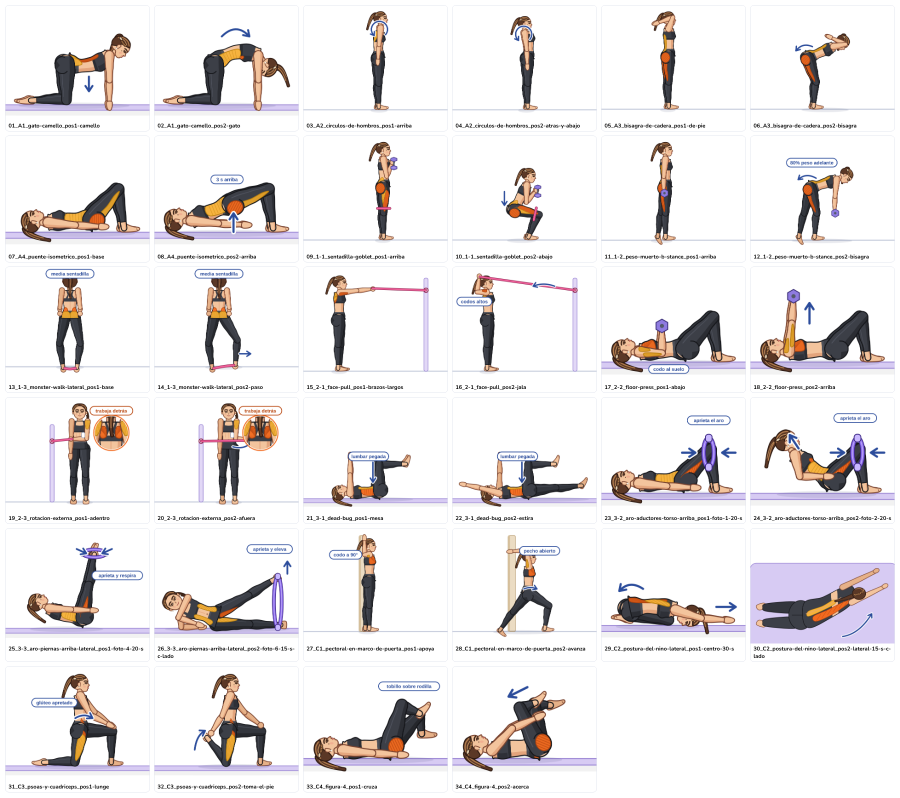
#> input picture project/references/legacy-pose-contact-sheet.png, 1800 x 1595 px, given in place of 9b4187ca-image.jpg, which was not available (shown at 1/2 size)
$ python split_panels.py out.png
#> lines starting #> are read from the running program, lines starting #| are printed output that depends on the picture; after the words box and inside, x2 and y2 are one past the last pixel; in counts of white or black regions, pixels touching at a corner belong together
import numpy as np, os, sys
from PIL import Image
U='/root/.claude/uploads/36549b73-3a22-5657-ba96-3ce441154ccf/'
G='/tmp/claude-0/-home-user-santiago-larrain/36549b73-3a22-5657-ba96-3ce441154ccf/scratchpad/v2/gallery/'
OUT=sys.argv[1]; os.makedirs(OUT,exist_ok=True)
# id: (file, swap)
AI={'cat-cow':('9b4187ca-image.jpg',0),'shoulder-circles':('9e21d32b-image.jpg',0),'good-morning':('619d0c38-image.jpg',0),
'glute-bridge-iso':('de26bd39-image.jpg',0),'goblet-squat':('e26cb12b-image.jpg',0),'b-stance-rdl':('8e11fd53-image.jpg',0),
'monster-walk':('e03884f8-image.jpg',0),'face-pull':('b420c273-image.png',0),'floor-press':('57f0bcd9-image.jpg',0),
'ring-adductor-lift':('49d9b974-image.jpg',0),'ring-legs-side':('5cd01a99-image.jpg',1),'kneeling-hip-flexor':('7dd7bc88-image.jpg',0),
'figure-4':('715165e8-image.jpg',0)}
PH={'dead-bug':('21_3-1_dead-bug_pos1-mesa.png','22_3-1_dead-bug_pos2-estira.png'),
'band-external-rotation':('19_2-3_rotacion-externa_pos1-adentro.png','20_2-3_rotacion-externa_pos2-afuera.png'),
'doorway-pec':('27_C1_pectoral-en-marco-de-puerta_pos1-apoya.png','28_C1_pectoral-en-marco-de-puerta_pos2-avanza.png'),
'child-pose-lateral':('29_C2_postura-del-nino-lateral_pos1-centro-30-s.png','30_C2_postura-del-nino-lateral_pos2-lateral-15-s-c-lado.png')}
def divider(a):
    h,w,_=a.shape; g=a.mean(axis=2)
    best=None
    for x in range(int(w*.4),int(w*.6)):
        col=g[int(h*.1):int(h*.9),x]
        m,s=col.mean(),col.std()
        score=m+s*0.5
        if best is None or score<best[0]: best=(score,x)
    # extend: divider width
    x=best[1]; return x
def content_rows(a):
    g=a.astype(int); r,gg,b=g[...,0],g[...,1],g[...,2]
    mx=np.maximum(np.maximum(r,gg),b); mn=np.minimum(np.minimum(r,gg),b)
    ink=(mn<185)|((mx-mn)>40)
    rows=np.where(ink.mean(axis=1)>0.002)[0]
    cols=np.where(ink.mean(axis=0)>0.002)[0]
    return rows.min(),rows.max(),cols.min(),cols.max()
def save(im,path,maxw=900):
    if im.width>maxw: im=im.resize((maxw,round(im.height*maxw/im.width)),Image.LANCZOS)
    im.save(path,'WEBP',quality=82,method=6)
for mid,(f,swap) in AI.items():
    im=Image.open(U+f).convert('RGB'); a=np.asarray(im)
#> further down, im is the input picture: PIL image 1800x1595 RGB; mean R, G, B 236.4, 233.3, 233.9
    x=divider(a); m=max(6,int(im.width*0.006))
#> in divider, `g = a.mean(axis=2)`:
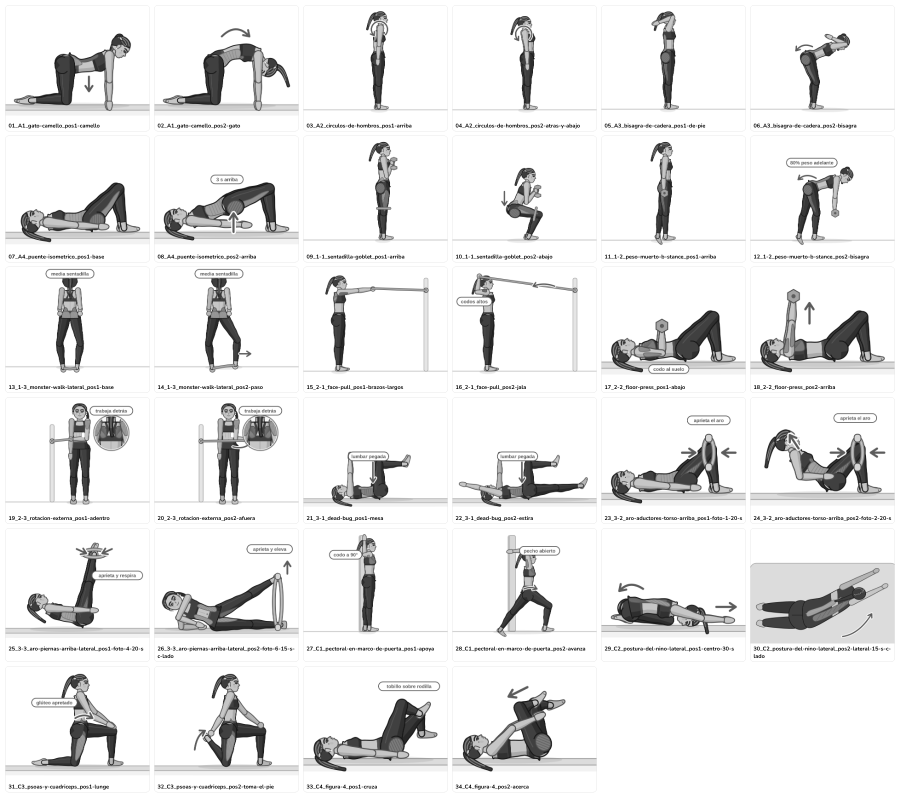
#> g: shape (1595, 1800) float64 (shown at 1/2 size); min 0, max 255, mean 234.6
#> the loop in divider, `for x in range(int(w*.4),int(w*.6)):` made 360 passes
#> (m, s, score, best) on passes 1, 8, 9, 10, 12, 13, 21, 22, 25, 37, 38, 39: (235.3, 43.83, 257.2, (257.2, 720)), (224.9, 64.23, 257, (257, 727)), (223.8, 65.81, 256.7, (256.7, 728)), (223.3, 66.44, 256.5, (256.5, 729)), (222.2, 67.77, 256, (256, 731)), (221.8, 67.57, 255.6, (255.6, 732)), (222.4, 65.03, 254.9, (254.9, 740)), (218.4, 70.66, 253.7, (253.7, 741)), (218.5, 68.77, 252.9, (252.9, 744)), (210.2, 79.07, 249.7, (249.7, 756)), (205.8, 81.54, 246.6, (246.6, 757)), (206, 80.14, 246.1, (246.1, 758))
#> (m, s, score) on passes 2 to 7: (234.2, 46.02, 257.2), (238.3, 41.04, 258.8), (237.8, 42.89, 259.2), (234.3, 48.22, 258.4), (232.3, 51.86, 258.2), (230.7, 53.74, 257.6)
#> in divider, `x = best[1]`: x = 904
#> after `x = divider(a)`: x = 904
#> after `m = max(6, int(im.width * 0.006))`: m = 10
    L=im.crop((0,0,x-m,im.height)); R=im.crop((x+m,0,im.width,im.height))
    w=min(L.width,R.width); L=L.crop((L.width-w,0,L.width,L.height)) if False else L.crop((0,0,w,L.height)); R=R.crop((R.width-w,0,R.width,R.height))
#> after `w = min(L.width, R.width)`: w = 886
#> after `L = L.crop((L.width - w, 0, L.width, L.height)) if False else L.crop((`:
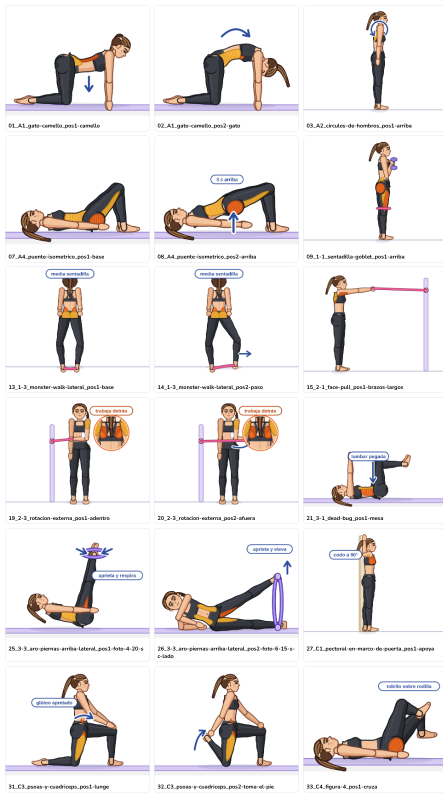
#> L: PIL image 886x1595 RGB (shown at 1/2 size); mean R, G, B 235.3, 231.9, 231.8
    p=[R,L] if swap else [L,R]
#> p = 2 items
    boxes=[content_rows(np.asarray(q)) for q in p]
#> in content_rows, `r, gg, b = (g[..., 0], g[..., 1], g[..., 2])`: r: shape (1595, 886) int64; 251 distinct labels, from 0 to 255
#> in content_rows, `r, gg, b = (g[..., 0], g[..., 1], g[..., 2])`: gg: shape (1595, 886) int64; 251 distinct labels, from 0 to 255
#> in content_rows, `r, gg, b = (g[..., 0], g[..., 1], g[..., 2])`: b: shape (1595, 886) int64; 252 distinct labels, from 0 to 255
#> in content_rows, `mx = np.maximum(np.maximum(r, gg), b)`: mx: shape (1595, 886) int64; 251 distinct labels, from 0 to 255
#> in content_rows, `mn = np.minimum(np.minimum(r, gg), b)`:
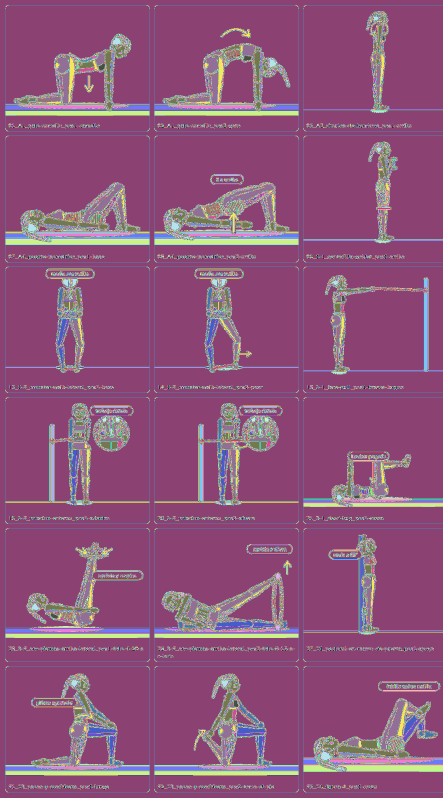
#> mn: shape (1595, 886) int64 (shown at 1/2 size); 252 distinct labels, from 0 to 255; one colour per label, 0 black
#> in content_rows, `ink=(mn<185)|((mx-mn)>40)`:
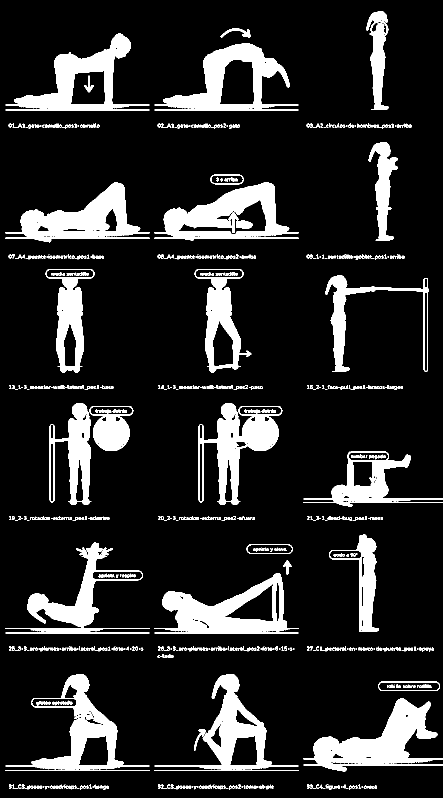
#> ink: shape (1595, 886) bool (shown at 1/2 size); 14.5% white; 595 white regions (196 under 20 px), largest, box (x1, y1, x2, y2) and area: (607, 1397, 886, 1543) 15920, (309, 365, 597, 481) 14393, (11, 365, 299, 485) 13983
#> in content_rows, `rows=np.where(ink.mean(axis=1)>0.002)[0]`: rows = 1275 values from 22 to 1578
#> in content_rows, `cols=np.where(ink.mean(axis=0)>0.002)[0]`: cols = 855 values from 11 to 885
#> in content_rows (call 2), `r, gg, b = (g[..., 0], g[..., 1], g[..., 2])`: r: shape (1595, 886) int64; 251 distinct labels, from 0 to 255
#> in content_rows (call 2), `r, gg, b = (g[..., 0], g[..., 1], g[..., 2])`: gg: shape (1595, 886) int64; 251 distinct labels, from 0 to 255
#> in content_rows (call 2), `r, gg, b = (g[..., 0], g[..., 1], g[..., 2])`: b: shape (1595, 886) int64; 252 distinct labels, from 0 to 255
#> in content_rows (call 2), `mx = np.maximum(np.maximum(r, gg), b)`:
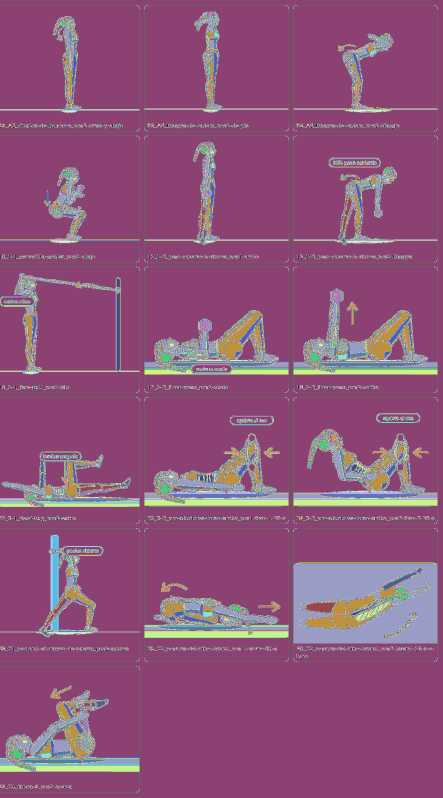
#> mx: shape (1595, 886) int64 (shown at 1/2 size); 251 distinct labels, from 0 to 255; one colour per label, 0 black
#> in content_rows (call 2), `mn = np.minimum(np.minimum(r, gg), b)`:
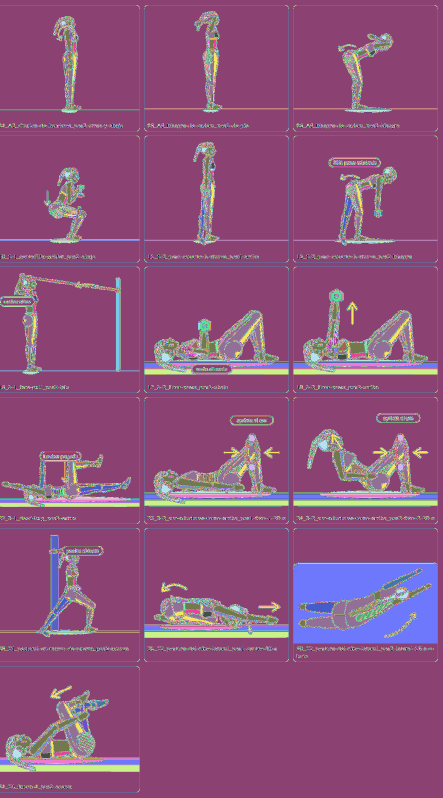
#> mn: shape (1595, 886) int64 (shown at 1/2 size); 252 distinct labels, from 0 to 255; one colour per label, 0 black
#> in content_rows (call 2), `ink=(mn<185)|((mx-mn)>40)`:
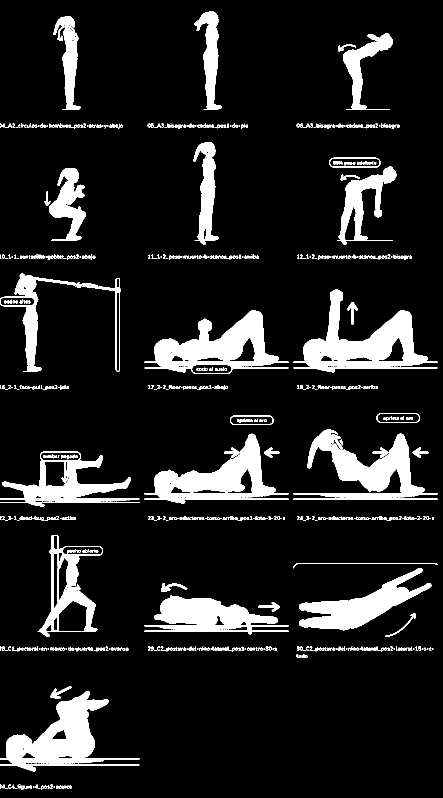
#> ink: shape (1595, 886) bool (shown at 1/2 size); 12.1% white; 520 white regions (168 under 20 px), largest, box (x1, y1, x2, y2) and area: (587, 578, 875, 745) 16682, (0, 1382, 279, 1543) 15726, (289, 621, 577, 748) 15144
#> in content_rows (call 2), `rows=np.where(ink.mean(axis=1)>0.002)[0]`: rows = 1224 values from 23 to 1578
#> in content_rows (call 2), `cols=np.where(ink.mean(axis=0)>0.002)[0]`: cols = 855 values from 0 to 874
#> boxes = [(22, 1578, 11, 885), (23, 1578, 0, 874)]
    t=max(0,min(b[0] for b in boxes)-int(im.height*.04)); bt=min(p[0].height,max(b[1] for b in boxes)+int(im.height*.04))
#> after `t = max(0, min((b[0] for b in boxes)) - int(im.height * 0.04))`: t = 0
#> after `bt = min(p[0].height, max((b[1] for b in boxes)) + int(im.height * 0.0`: bt = 1595
    for i,q in enumerate(p):
        q=q.crop((0,t,q.width,bt))
        save(q,f'{OUT}/{mid}-{i+1}.webp')
#> this loop made 2 passes
    print(mid,x,p[0].size,(t,bt))
#| cat-cow 904 (886, 1595) (0, 1595)
#> pass 2 of the loop `for mid,(f,swap) in AI.items():`:
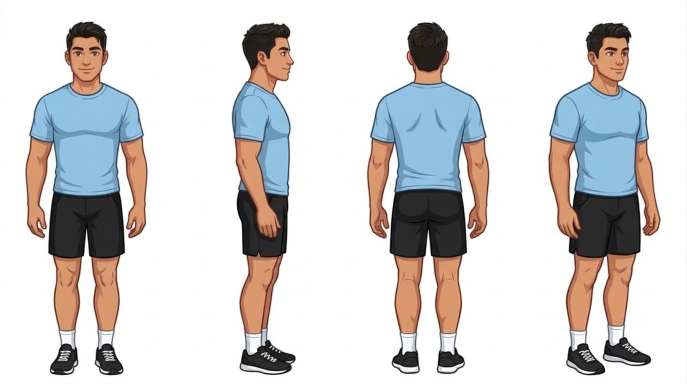
#> input picture project/references/character-sheet-male.jpg, 1374 x 768 px, given in place of 9e21d32b-image.jpg, which was not available (shown at 1/2 size)
#> im is the input picture: PIL image 1374x768 RGB; mean R, G, B 213.1, 210.9, 210.6
#> the loop in divider (call 2), `for x in range(int(w*.4),int(w*.6)):` made 275 passes
#> (m, s, score, best) on passes 1, 247, 248, 268, 269, 270, 271, 272: (160.6, 69.61, 195.5, (195.5, 549)), (148.2, 80.01, 188.2, (188.2, 795)), (142.9, 80.18, 183, (183, 796)), (149, 67.92, 183, (183, 816)), (146.4, 68.28, 180.6, (180.6, 817)), (143.8, 68.59, 178.1, (178.1, 818)), (141.5, 68.55, 175.8, (175.8, 819)), (140.2, 68.56, 174.5, (174.5, 820))
#> `x = divider(a)`: x = 823
#> R: PIL image 543x768 RGB
#> r: shape (768, 543) int64
#> gg: shape (768, 543) int64
#> b: shape (768, 543) int64
#> mx: shape (768, 543) int64
#> mn: shape (768, 543) int64
#> in content_rows (call 3), `ink=(mn<185)|((mx-mn)>40)`:
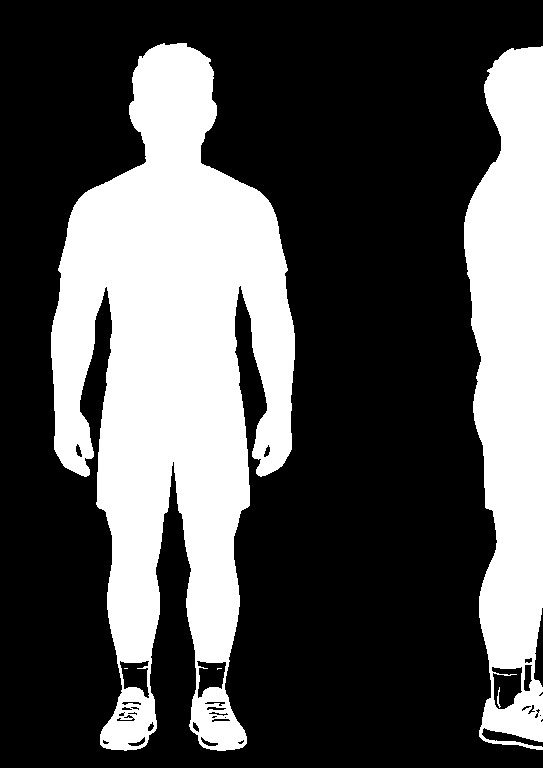
#> ink: shape (768, 543) bool; 32.7% white; 5 white regions (2 under 20 px), largest, box (x1, y1, x2, y2) and area: (51, 43, 295, 751) 95728, (464, 46, 543, 750) 40502, (497, 687, 501, 708) 34
#> rows = 708 values from 43 to 750
#> cols = 323 values from 51 to 542
#> ink: shape (768, 543) bool; 36.5% white; 7 white regions (3 under 20 px), largest, box (x1, y1, x2, y2) and area: (265, 46, 490, 751) 90666, (0, 44, 148, 748) 61414, (53, 673, 77, 676) 36, (389, 656, 407, 660) 29
#> boxes = [(43, 750, 51, 542), (44, 750, 0, 489)]
#> t = 13
#> bt = 768
#> the loop `for i,q in enumerate(p):` made 2 passes
#> pass 2, `q=q.crop((0,t,q.width,bt))`:
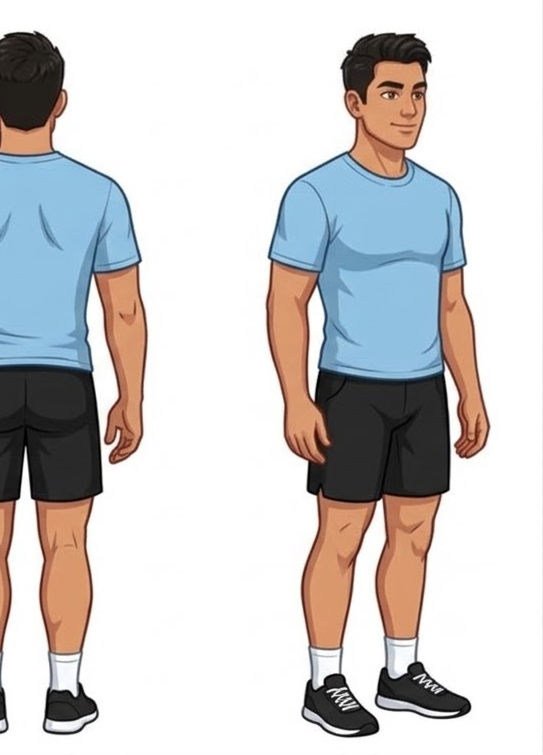
#> q: PIL image 543x755 RGB; mean R, G, B 206, 204.2, 204.2
#| shoulder-circles 823 (543, 768) (13, 768)
#> (the run stopped early here; a loop or call above may not have finished)
